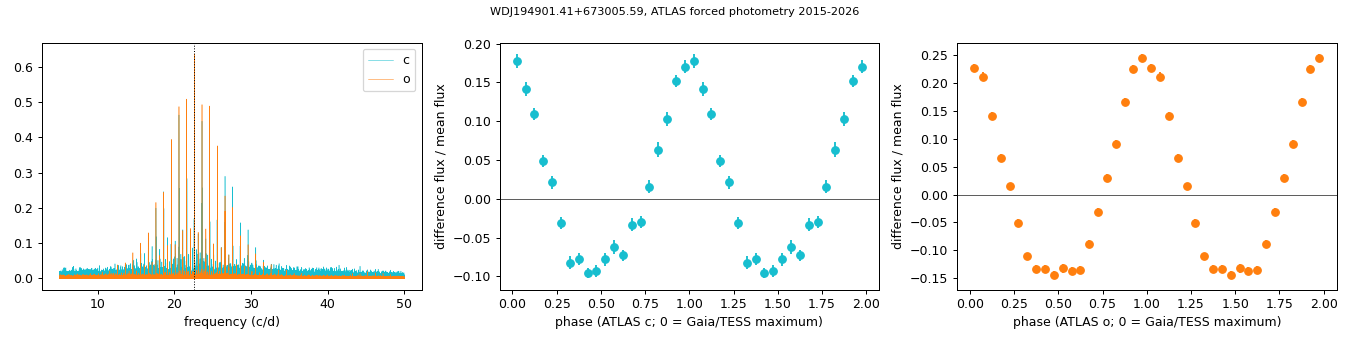

This figure's Python source:
"""ATLAS forced photometry of WDJ194901.41+673005.59 (atlas_fp_J1949.txt, requested 2026-09-27) on the adopted Gaia+TESS ephemeris
(f = 22.6130201 c/d, maximum at BJD_TDB 2459000.00061; sdssv-white-dwarfs-2026 tables/irradiated_companions.csv).
Difference fluxes (uJy) only. Cuts: duJy > 0, chi/N < 3, mag5sig > 17.5, |uJy - season median| < 5 robust sigma. Per filter and season
(gaps > 60 d) the median is removed. Times: MJD -> BJD_TDB. Semi-amplitude of the fundamental (fit with first harmonic) in uJy and as a fraction of
the mean flux (c: mean of Pan-STARRS g, r fluxes = 205 uJy; o: mean of r, i = 183 uJy). Phase of maximum per filter and per epoch block."""
import numpy as np, pandas as pd, warnings; warnings.filterwarnings("ignore")
from astropy.time import Time; from astropy.coordinates import SkyCoord, EarthLocation; import astropy.units as u
from astropy.timeseries import LombScargle
import matplotlib; matplotlib.use("Agg"); import matplotlib.pyplot as plt
F0, T0 = 22.6130201, 2459000.00061; MEAN = {"c": 205.0, "o": 183.0}
d = pd.read_csv("atlas_fp_J1949.txt", sep=r"\s+"); d.columns = [c.lstrip("#") for c in d.columns]
n0 = len(d); d = d[(d.duJy > 0) & (d["chi/N"] < 3) & (d.mag5sig > 17.5)].copy()
c = SkyCoord(297.25575940, 67.50155413, unit="deg"); t = Time(d.MJD.values, format="mjd", scale="utc", location=EarthLocation.of_site("greenwich"))
d["bjd"] = (t.tdb + t.light_travel_time(c)).jd; d["y"] = np.nan
for b in "co":
    m = d.F == b; tt = d.loc[m, "bjd"].values; br = np.r_[0, np.where(np.diff(tt) > 60)[0] + 1, m.sum()]; idx = d.index[m]
    for a, e in zip(br[:-1], br[1:]):
        ii = idx[a:e]; v = d.loc[ii, "uJy"]; d.loc[ii, "y"] = v - v.median()
    s = 1.4826 * np.median(np.abs(d.loc[m, "y"])); d.loc[m & (np.abs(d.y) > 5 * s), "y"] = np.nan
d = d[np.isfinite(d.y)]; print(n0, "rows,", len(d), "after cuts:", d.F.value_counts().to_dict())
def fit(t, y, e):
    X = np.vstack([np.ones_like(t)] + [fn(2 * np.pi * k * F0 * (t - T0)) for k in (1, 2) for fn in (np.cos, np.sin)]).T
    W = X / e[:, None]; cc = np.linalg.lstsq(W, y / e, rcond=None)[0]; chi = np.sum(((y - X @ cc) / e) ** 2) / (len(t) - 5); cov = np.linalg.inv(W.T @ W) * max(chi, 1)
    a = np.hypot(cc[1], cc[2]); ea = np.sqrt((cc[1] ** 2 * cov[1, 1] + cc[2] ** 2 * cov[2, 2])) / a; ph = (np.arctan2(cc[2], cc[1]) / (2 * np.pi)) % 1
    eph = ea / a / (2 * np.pi); a2 = np.hypot(cc[3], cc[4]); return a, ea, (ph + 0.5) % 1 - 0.5, eph, a2, chi
rows = []; FR = np.linspace(5, 50, 900000)
fig, ax = plt.subplots(1, 3, figsize=(15, 3.8))
for b, col in (("c", "tab:cyan"), ("o", "tab:orange")):
    x = d[d.F == b]; tt, y, e = x.bjd.values, x.y.values, x.duJy.values
    ls = LombScargle(tt, y, e); p = ls.power(FR); k = np.argmax(p)
    a, ea, ph, eph, a2, chi = fit(tt, y, e)
    rows.append(dict(block="all", band=b, n=len(tt), f_peak=round(FR[k], 5), fap=float(f"{ls.false_alarm_probability(p[k], minimum_frequency=5, maximum_frequency=50):.2g}"),
                     amp_uJy=round(a, 1), e_amp=round(ea, 1), amp_frac_pct=round(100 * a / MEAN[b], 1), e_frac=round(100 * ea / MEAN[b], 1), phase_max=round(ph, 3), e_phase=round(eph, 3), harm2_ratio=round(a2 / a, 2), chi2r=round(chi, 2)))
    for lo, hi in ((2015, 2019), (2019, 2022), (2022, 2027)):
        yr = Time(tt, format="jd").decimalyear; m = (yr >= lo) & (yr < hi)
        if m.sum() > 100:
            a, ea, ph, eph, a2, chi = fit(tt[m], y[m], e[m]); rows.append(dict(block=f"{lo}-{hi}", band=b, n=int(m.sum()), amp_uJy=round(a, 1), e_amp=round(ea, 1), amp_frac_pct=round(100 * a / MEAN[b], 1), e_frac=round(100 * ea / MEAN[b], 1), phase_max=round(ph, 3), e_phase=round(eph, 3)))
    ax[0].plot(FR, p, lw=.4, color=col, label=b); phs = ((tt - T0) * F0) % 1; bn = np.linspace(0, 1, 21); axx = ax[1 if b == "c" else 2]
    mb = [np.average(y[(phs >= u0) & (phs < u1)], weights=1 / e[(phs >= u0) & (phs < u1)] ** 2) for u0, u1 in zip(bn[:-1], bn[1:])]
    eb = [1 / np.sqrt(np.sum(1 / e[(phs >= u0) & (phs < u1)] ** 2)) for u0, u1 in zip(bn[:-1], bn[1:])]
    for sh in (0, 1): axx.errorbar((bn[:-1] + bn[1:]) / 2 + sh, np.array(mb) / MEAN[b], np.array(eb) / MEAN[b], fmt="o", color=col)
    axx.axhline(0, color="k", lw=.5); axx.set_xlabel(f"phase (ATLAS {b}; 0 = Gaia/TESS maximum)"); axx.set_ylabel("difference flux / mean flux")
ax[0].axvline(F0, color="k", ls=":", lw=.8); ax[0].set_xlabel("frequency (c/d)"); ax[0].legend()
fig.suptitle("WDJ194901.41+673005.59, ATLAS forced photometry 2015-2026", fontsize=9); plt.tight_layout(); plt.savefig("atlas_fold.png", dpi=90)
R = pd.DataFrame(rows); R.to_csv("atlas_fold.csv", index=False); print(R.to_string(index=False))
